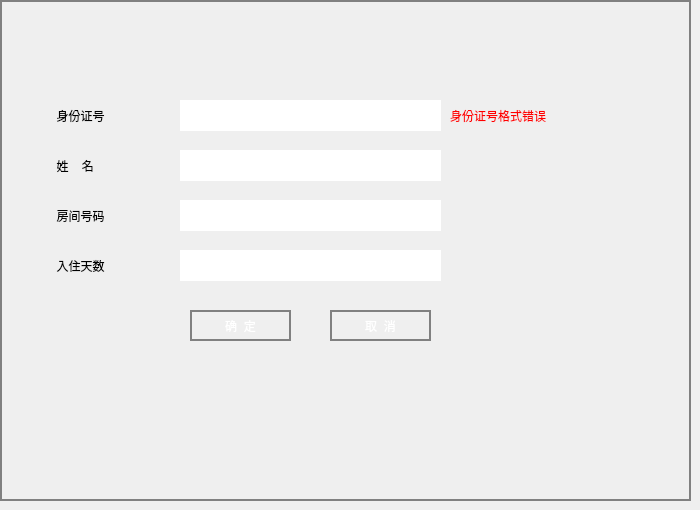
    <widget class="QWidget" name="tab2">
     <property name="styleSheet">
      <string notr="true">border-image: url(:/new/prefix1/beijing.jpg);</string>
     </property>
     <attribute name="title">
      <string>登记入住</string>
     </attribute>
     <widget class="QGroupBox" name="groupBox_2">
      <property name="geometry">
       <rect>
        <x>0</x>
        <y>0</y>
        <width>691</width>
        <height>501</height>
       </rect>
      </property>
      <property name="styleSheet">
       <string notr="true">border: 2px solid gray;</string>
      </property>
      <property name="title">
       <string/>
      </property>
      <widget class="QPushButton" name="pbSubmit">
       <property name="geometry">
        <rect>
         <x>190</x>
         <y>310</y>
         <width>101</width>
         <height>31</height>
        </rect>
       </property>
       <property name="styleSheet">
        <string notr="true">border-image: url(:/new/prefix1/Blue.jpg);
font: 75 9pt &quot;Agency FB&quot;;
color: rgb(255, 255, 255);</string>
       </property>
       <property name="text">
        <string>确  定</string>
       </property>
       <property name="flat">
        <bool>false</bool>
       </property>
      </widget>
      <widget class="QPushButton" name="pbCancle">
       <property name="geometry">
        <rect>
         <x>330</x>
         <y>310</y>
         <width>101</width>
         <height>31</height>
        </rect>
       </property>
       <property name="styleSheet">
        <string notr="true">border-image: url(:/new/prefix1/Blue.jpg);
font: 75 9pt &quot;Agency FB&quot;;
color: rgb(255, 255, 255);</string>
       </property>
       <property name="text">
        <string>取  消</string>
       </property>
      </widget>
      <widget class="QLabel" name="label_5">
       <property name="geometry">
        <rect>
         <x>50</x>
         <y>200</y>
         <width>101</width>
         <height>31</height>
        </rect>
       </property>
       <property name="styleSheet">
        <string notr="true">border :0px ;
border-image: url(:/new/prefix1/shuijing.jpg);
font: 75 11pt &quot;Ubuntu&quot;;
color: rgb(0, 0, 0);
</string>
       </property>
       <property name="text">
        <string>  房间号码</string>
       </property>
      </widget>
      <widget class="QLabel" name="label_3">
       <property name="geometry">
        <rect>
         <x>50</x>
         <y>100</y>
         <width>101</width>
         <height>31</height>
        </rect>
       </property>
       <property name="styleSheet">
        <string notr="true">border :0px ;
border-image: url(:/new/prefix1/shuijing.jpg);
font: 75 11pt &quot;Ubuntu&quot;;
color: rgb(0, 0, 0);
</string>
       </property>
       <property name="text">
        <string>  身份证号</string>
       </property>
      </widget>
      <widget class="QLineEdit" name="leID">
       <property name="geometry">
        <rect>
         <x>180</x>
         <y>100</y>
         <width>261</width>
         <height>31</height>
        </rect>
       </property>
       <property name="styleSheet">
        <string notr="true">border :0px ;
border-image: url(:/new/prefix1/white.jpg);
</string>
       </property>
       <property name="echoMode">
        <enum>QLineEdit::Normal</enum>
       </property>
      </widget>
      <widget class="QLabel" name="label_4">
       <property name="geometry">
        <rect>
         <x>50</x>
         <y>150</y>
         <width>101</width>
         <height>31</height>
        </rect>
       </property>
       <property name="styleSheet">
        <string notr="true">border :0px ;
font: 75 11pt &quot;Ubuntu&quot;;
color: rgb(0, 0, 0);
border-image: url(:/new/prefix1/shuijing.jpg);
</string>
       </property>
       <property name="text">
        <string>  姓    名</string>
       </property>
      </widget>
      <widget class="QLineEdit" name="leUserName">
       <property name="geometry">
        <rect>
         <x>180</x>
         <y>150</y>
         <width>261</width>
         <height>31</height>
        </rect>
       </property>
       <property name="styleSheet">
        <string notr="true">border :0px ;
border-image: url(:/new/prefix1/white.jpg);

</string>
       </property>
      </widget>
      <widget class="QLineEdit" name="leRoomID">
       <property name="geometry">
        <rect>
         <x>180</x>
         <y>200</y>
         <width>261</width>
         <height>31</height>
        </rect>
       </property>
       <property name="styleSheet">
        <string notr="true">border :0px ;
border-image: url(:/new/prefix1/white.jpg);

</string>
       </property>
      </widget>
      <widget class="QLabel" name="label_6">
       <property name="geometry">
        <rect>
         <x>50</x>
         <y>250</y>
         <width>101</width>
         <height>31</height>
        </rect>
       </property>
       <property name="styleSheet">
        <string notr="true">border :0px ;
border-image: url(:/new/prefix1/shuijing.jpg);
font: 75 11pt &quot;Ubuntu&quot;;
color: rgb(0, 0, 0);
</string>
       </property>
       <property name="text">
        <string>  入住天数</string>
       </property>
      </widget>
      <widget class="QLineEdit" name="leNumOfNig">
       <property name="enabled">
        <bool>true</bool>
       </property>
       <property name="geometry">
        <rect>
         <x>180</x>
         <y>250</y>
         <width>261</width>
         <height>31</height>
        </rect>
       </property>
       <property name="styleSheet">
        <string notr="true">border :0px ;
border-image: url(:/new/prefix1/white.jpg);

</string>
       </property>
      </widget>
      <widget class="QLabel" name="label_13">
       <property name="geometry">
        <rect>
         <x>450</x>
         <y>100</y>
         <width>131</width>
         <height>31</height>
        </rect>
       </property>
       <property name="styleSheet">
        <string notr="true">color: rgb(255, 0, 0);
border-image: url(:/new/prefix1/shuijing.jpg);
border :0px ;</string>
       </property>
       <property name="text">
        <string>身份证号格式错误</string>
       </property>
      </widget>
     </widget>
    </widget>
